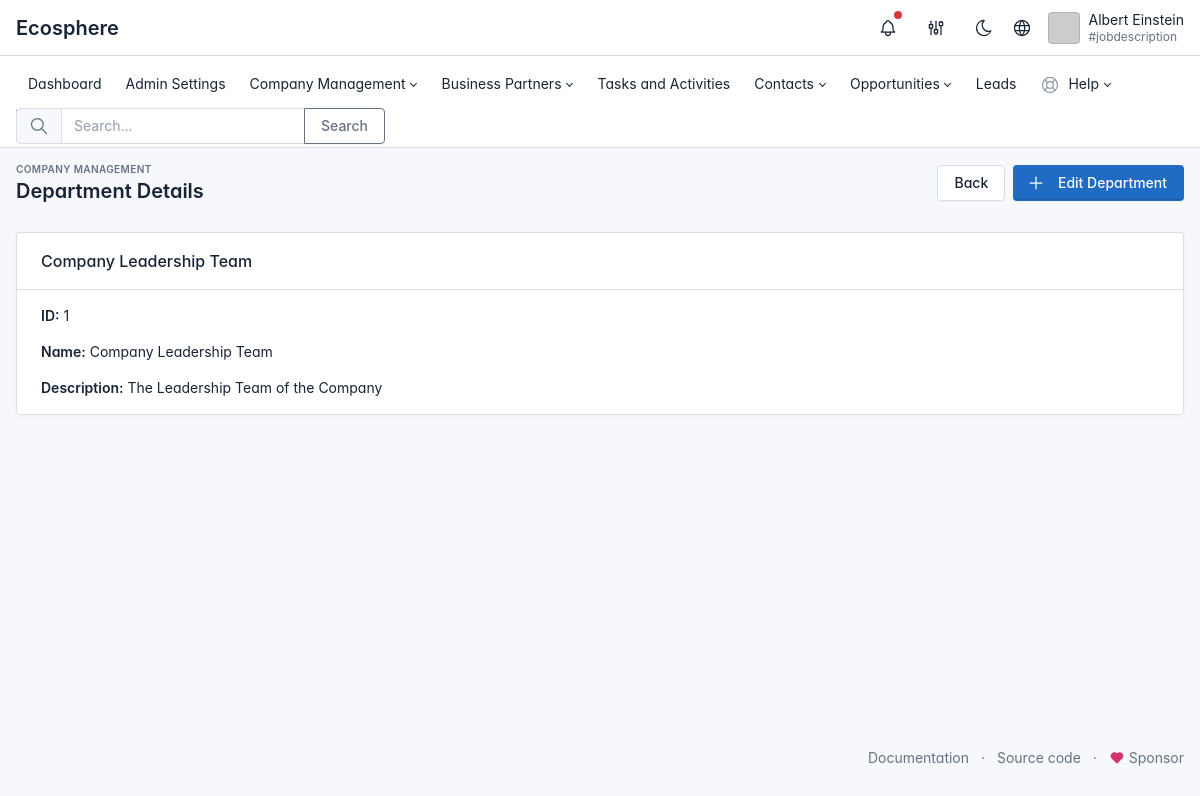
Screenshot of /en/company/department/1/ (signed in) with the database file from the repository.
### apps/company/models.py (models this page shows, shortened)
class Department(models.Model):
    name = models.CharField(max_length=100)
    description = models.CharField(max_length=100, default='')

### apps/company/views.py (the view)
# urls.py: path('department/<int:pk>/', views.department_detail, name='department_detail'),
@login_required
def department_detail(request, pk):
    department = get_object_or_404(Department, pk=pk)
    return render(request, 'apps/company/department_detail.html', {'department': department})

### templates/apps/company/department_detail.html (shortened to what this page needs)
{% extends "base.html" %}
{% load static %}
{% block content %}
<div class="page-header d-print-none">
    <div class="container-xl" style="margin-top:-14px;">
        <div class="row g-2 align-items-center">
            <div class="col">
                <div class="page-pretitle">
                    Company Management
                </div>
                <h2 class="page-title">
                    Department Details
                </h2>
            </div>
                <div class="col-auto ms-auto d-print-none">
                    <div class="btn-list">
                        <span class="d-none d-sm-inline">
                            <a class="btn" onclick="window.history.back(); return false;">
                                Back
                            </a>
                        </span>
                        <a href="#" class="btn btn-primary d-none d-sm-inline-block" data-bs-toggle="modal" data-bs-target="#modal-department">
                            <svg xmlns="http://www.w3.org/2000/svg" class="icon" width="24" height="24" viewBox="0 0 24 24" stroke-width="2" stroke="currentColor" fill="none" stroke-linecap="round" stroke-linejoin="round"><path stroke="none" d="M0 0h24v24H0z" fill="none"/><path d="M12 5l0 14" /><path d="M5 12l14 0" /></svg>
                            Edit Department
                        </a>
                    </div>
                </div>
            </div>
        </div>
    </div>
<div class="page-body">
    <div class="container-xl">
    <div class="card">
        <div class="card-header">
            <h3 class="card-title">{{ department.name }}</h3>
        </div>
        <div class="card-body">
            <p><strong>ID:</strong> {{ department.id }}</p>
            <p><strong>Name:</strong> {{ department.name }}</p>
            <p><strong>Description:</strong> {{ department.description }}</p>
        </div>
    </div>
</div>
</div>
{% endblock %}

### templates/navigation.html (shortened to what this page needs)
{% load i18n %}
<header class="navbar navbar-expand-md d-print-none">
  <div class="container-xl">
    <h1 class="navbar-brand navbar-brand-autodark d-none-navbar-horizontal pe-0 pe-md-3" width="110" height="32">
      <a href="{% url 'crm:dashboard' %}">{% trans "Ecosphere" %}</a>
    </h1>
    <div class="navbar-nav flex-row order-md-last">
      <div class="d-none d-md-flex">
        <div class="nav-item dropdown d-none d-md-flex me-3">
          <a href="#" class="nav-link px-0" data-bs-toggle="dropdown" tabindex="-1"
            aria-label="{% trans 'Show notifications' %}" title="{% trans 'Show notifications' %}">
            <span class="badge bg-red"></span>
          </a>
        </div>
        <div class="nav-item nav-item-icon dropdown">
          <a href="#" class="nav-link d-flex lh-1 text-reset p-0" data-bs-toggle="dropdown"
            aria-label="{% trans 'Open user menu' %}" title="{% trans 'Open user menu' %}">
            </a>
        </div>
        <div class="nav-item">
          <a href="#" onclick="window.cycleTheme()" class="nav-link hide-theme-dark" title="{% trans 'Switch to dark mode' %}">
          </a>
        </div>
        <div class="nav-item nav-item-icon dropdown">
          <a href="#" class="nav-link px-0" id="dropdownElement" data-bs-toggle="dropdown" aria-label="Language"
            title="{% trans 'Change Language' %}">
          </a>
              {% get_language_info_list for LANGUAGES as languages %}
        </div>
        <div class="nav-item">
          <a href="{% url 'accounts:profile' %}" class="nav-link d-flex lh-1 text-reset p-0">
            {% if user.profile.profile_picture %}
            <span class="avatar avatar-sm"
              style="background-image: url('{{ user.profile.profile_picture.url }}');"></span>
            <div class="d-none d-xl-block ps-2">
              <div>{{ user.first_name }} {{ user.last_name }}</div>
              <div class="mt-1 small text-muted">#jobdescription</div>
            </div>
            {% else %}
            <span class="avatar avatar-sm" style="background-image: url(https://via.placeholder.com/150)"></span>
            <div class="d-none d-xl-block ps-2">
              <div>{{ user.first_name }} {{ user.last_name }}</div>
              <div class="mt-1 small text-muted">#jobdescription</div>
            </div>
            {% endif %}
          </a>
        </div>
      </div>
</header>
<header class="navbar-expand-md">
  <div class="collapse navbar-collapse" id="navbar-menu">
    <div class="navbar">
      <div class="container-xl">
        <ul class="navbar-nav">
          <li class="nav-item active">
            <a class="nav-link" href="{% url 'crm:dashboard' %}">
              <span class="nav-link-title ">
                {% trans "Dashboard" %}
              </span>
            </a>
          </li>
          {% if request.user.is_staff %}
          <li class="nav-item">
            <a class="nav-link" href="{% url 'admin:index' %}">
              <span class="nav-link-title">
                {% trans "Admin Settings" %}
              </span>
            </a>
          </li>
          {% endif %}
          {% if request.user.is_staff or perms.contact.change_contact%}
          <li class="nav-item dropdown">
            <a class="nav-link dropdown-toggle" href="#navbar-extra" data-bs-toggle="dropdown"
              data-bs-auto-close="outside" role="button" aria-expanded="false">
              <span class="nav-link-title">
                {% trans "Company Management" %}
              </span>
            </a>
          </li>
          {% endif %}
          <li class="nav-item dropdown">
            <a class="nav-link dropdown-toggle" href="#navbar-base" data-bs-toggle="dropdown"
              data-bs-auto-close="outside" role="button" aria-expanded="false">
              <span class="nav-link-title">
                {% trans "Business Partners" %}
              </span>
            </a>
          </li>
          <li class="nav-item">
            <a class="nav-link" href="{% url 'tasks:task_list' %}">
              <span class="nav-link-title">
                {% trans "Tasks and Activities" %}
              </span>
            </a>
          </li>
          <li class="nav-item dropdown">
            <a class="nav-link dropdown-toggle" href="#navbar-extra" data-bs-toggle="dropdown"
              data-bs-auto-close="outside" role="button" aria-expanded="false">
              <span class="nav-link-title">
                {% trans "Contacts" %}
              </span>
            </a>
          </li>
          <li class="nav-item dropdown">
            <a class="nav-link dropdown-toggle" href="#navbar-layout" data-bs-toggle="dropdown"
              data-bs-auto-close="outside" role="button" aria-expanded="false">
              <span class="nav-link-title">
                {% trans "Opportunities" %}
              </span>
            </a>
          </li>
          <li class="nav-item">
            <a class="nav-link" href="{% url 'crm:lead_list' %}">
              <span class="nav-link-title">
                {% trans "Leads" %}
              </span>
            </a>
          </li>
          <li class="nav-item dropdown">
            <a class="nav-link dropdown-toggle" href="#navbar-help" data-bs-toggle="dropdown"
              data-bs-auto-close="outside" role="button" aria-expanded="false">
              <span
                class="nav-link-icon d-md-none d-lg-inline-block">
              </span>
              <span class="nav-link-title">
                {% trans "Help" %}
              </span>
            </a>
          </li>
        </ul>
        {% block extra_styles %}
        <link rel="stylesheet" href="https://cdnjs.cloudflare.com/ajax/libs/awesomplete/1.1.5/awesomplete.min.css" />
        {% endblock %}
        <div class="my-2 my-md-0 flex-grow-1 flex-md-grow-0 order-first order-md-last">
          <form id="search-form" action="{% url 'search:search' %}" method="get" autocomplete="off" novalidate>
            <div class="input-group">
              <span class="input-group-text">
              </span>
              <input id="search-input" type="text" name="q" value="" class="form-control" placeholder="{% trans "Search..." %}" aria-label="{% trans "Search the website" %}">
              <button class="btn btn-outline-secondary" type="submit">{% trans "Search" %}</button>
            </div>
          </form>
        </div>
      </div>
    </div>
  </div>
</header>

### static/css/ui/ecosphere.css (style rules this page uses)
.nav-item-icon { margin-right: 10px; }
.nav-link svg { vertical-align: middle; height: 22px; width: 22; }

### templates/base.html (style rules this page uses)
:root { --tblr-font-sans-serif: 'Inter Var', -apple-system, BlinkMacSystemFont, San Francisco, Segoe UI, Roboto, Helvetica Neue, sans-serif; }
body { font-feature-settings: "cv03", "cv04", "cv11"; }

### rows the page displays
Department: name "Company Leadership Team", id "1", description "The Leadership Team of the Company"

### other values shown
{{ user.first_name }} "Albert"
{{ user.last_name }} "Einstein"
